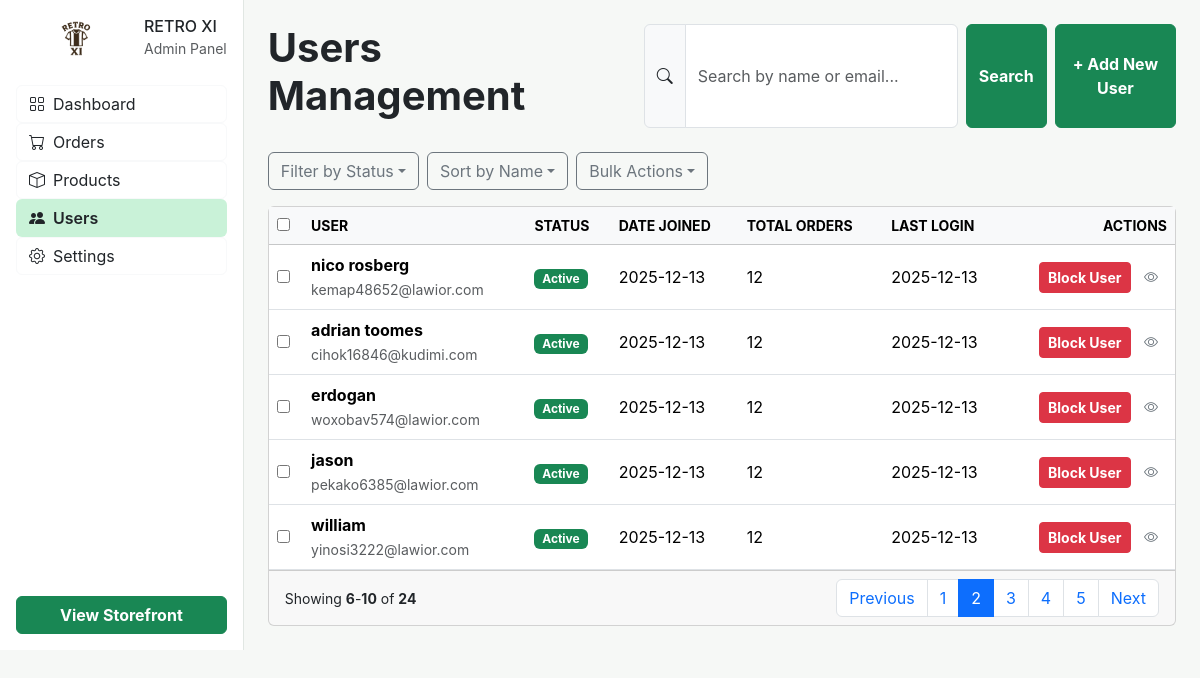
/secret-admin-panel-1729/users/?page=2&search= (signed in), run on the app's committed database.
### user/models.py (models this page shows)
class Customer(AbstractUser):
    email=models.EmailField(unique=True)
    is_blocked=models.BooleanField(default=False)

### adminpanel/views.py (the view)
# urls.py: path('users/',user_list,name='user_list'),
@login_required(login_url='my_login')
@never_cache
def user_list(request):
    if not request.user.is_superuser:
        return redirect('my_login')
    search_query=request.GET.get('search','')
    users=Customer.objects.filter(is_superuser=False).order_by('-id')
    if search_query:
        users=users.filter(Q(email__icontains=search_query)|Q(first_name__icontains=search_query))
    paginator=Paginator(users,5)
    page=request.GET.get('page')
    users_page=paginator.get_page(page)
    return render(request,'admin/user_list.html',{'users':users_page,'search_query':search_query})

### templates/admin/user_list.html (shortened to what this page needs)
{%load static%}
<!DOCTYPE html>
<html lang="en" class="light">
<head>
<link href="https://cdn.jsdelivr.net/npm/bootstrap@5.3.2/dist/css/bootstrap.min.css" rel="stylesheet">
<link href="https://cdn.jsdelivr.net/npm/bootstrap-icons@1.11.1/font/bootstrap-icons.css" rel="stylesheet">
</head>
<body class="text-dark">
<div class="d-flex h-100">
<aside class="bg-white d-flex flex-column justify-content-between p-3">
    <div>
        <div class="d-flex align-items-center gap-2 mb-4">
            <img
  src="{% static 'images/retroxi.png' %}"
  width="45px"
  height="45px"
  alt="Retroxi"
  style="display: block; margin: 0 auto;"
>
            <div>
                <h6 class="mb-0">RETRO XI</h6>
                <small class="text-muted">Admin Panel</small>
            </div>
        </div>
        <ul class="list-unstyled">
            <li><a href="#" class="d-flex align-items-center gap-2 btn btn-outline-light w-100 text-dark"><i class="bi bi-grid"></i> Dashboard</a></li>
            <li><a href="#" class="d-flex align-items-center gap-2 btn btn-outline-light w-100 text-dark"><i class="bi bi-cart"></i> Orders</a></li>
            <li><a href="#" class="d-flex align-items-center gap-2 btn btn-outline-light w-100 text-dark"><i class="bi bi-box"></i> Products</a></li>
            <li><a href="#" class="d-flex align-items-center gap-2 btn sidebar-active w-100 text-dark"><i class="bi bi-people-fill"></i> Users</a></li>
            <li><a href="#" class="d-flex align-items-center gap-2 btn btn-outline-light w-100 text-dark"><i class="bi bi-gear"></i> Settings</a></li>
        </ul>
    </div>
    <button class="btn btn-success w-100 fw-bold">View Storefront</button>
</aside>
<main class="p-4 flex-grow-1 overflow-auto">
    <div class="d-flex flex-column flex-md-row justify-content-between mb-4 gap-3">
        <h1 class="fw-bolder">Users Management</h1>
        <div class="d-flex gap-2">
            <form method="get" class="d-flex gap-2 w-100">
            <div class="input-group w-100">
                <span class="input-group-text"><i class="bi bi-search"></i></span>
                <input class="form-control" type="text" placeholder="Search by name or email..." name="search" value="{{search_query}}">
            </div>
            <button class="btn btn-success fw-bold" type="submit">Search</button>
            </form>
            <button class="btn btn-success fw-bold">+ Add New User</button>
        </div>
    </div>
    <div class="d-flex gap-2 flex-wrap mb-3">
        <button class="btn btn-outline-secondary dropdown-toggle">Filter by Status</button>
        <button class="btn btn-outline-secondary dropdown-toggle">Sort by Name</button>
        <button class="btn btn-outline-secondary dropdown-toggle">Bulk Actions</button>
    </div>
    <div class="card">
        <div class="table-responsive">
            <table class="table align-middle table-hover mb-0">
                <thead class="table-light text-uppercase small">
                    <tr>
                        <th><input type="checkbox" /></th>
                        <th>User</th>
                        <th>Status</th>
                        <th>Date Joined</th>
                        <th>Total Orders</th>
                        <th>Last Login</th>
                        <th class="text-end">Actions</th>
                    </tr>
                </thead>
                <tbody>
                    {%for user in users%}
                    <tr>
                        <td><input type="checkbox" /></td>
                        <td>
                            <strong>{{user.first_name|default:'N/A'}}</strong><br>
                            <small class="text-muted">{{user.email}}</small>
                        </td>
                        <td>
                            {%if user.is_active%}
                            <span class="badge bg-success">Active</span>
                            {%else%}
                            <span class="badge bg-secondary">Inactive</span>
                            {%endif%}
                        </td>
                        <td>{{user.date_joined|date:'Y-m-d'}}</td>
                        <td>12</td>
                        <td>{{user.last_login|date:'Y-m-d'}}</td>
                        <td class="text-end">
                            {%if user.is_blocked%}
                            <button onclick="unblockUser({{user.id}})" class="btn btn-sm btn-success fw-bold">
                                Unblock User
                            </button>
                            {%else%}
                            <button onclick="blockUser({{user.id}})" class="btn btn-sm btn-danger fw-bold">
                                Block User
                            </button>
                            {%endif%}
                            <button class="btn btn-sm text-secondary">
        <i class="bi bi-eye"></i>
    </button>
                        </td>
                    </tr>
                    {%empty%}
                    <tr>
                        <td class="text-center text-muted py-3" colspan="7">
                            NO USERS FOUND
                        </td>
                    </tr>
                    {%endfor%}
                </tbody>
            </table>
        </div>
        <div class="card-footer d-flex justify-content-between align-items-center">
            <span class="small">Showing <strong>{{users.start_index}}</strong>-<strong>{{users.end_index}}</strong> of <strong>{{users.paginator.count}}</strong></span>
            <nav>
                <ul class="pagination mb-0">
                    {%if users.has_previous%}
                    <li class="page-item"><a class="page-link" href="?page={{users.previous_page_number}}&search={{search_query}}">Previous</a></li>
                    {%endif%}
                    {%for num in users.paginator.page_range%}
                        {%if users.number == num%}
                            <li class="page-item active">
                                <span class="page-link">{{num}}</span>
                            </li>
                        {%else%}
                            <li class="page-item">
                                <a class="page-link" href="?page={{num}}&search={{search_query}}">
                                    {{num}}
                                </a>
                            </li>
                        {%endif%}
                    {%endfor%}
                    {%if users.has_next%}
                    <li class="page-item"><a class="page-link" href="?page={{users.next_page_number}}&search={{search_query}}">Next</a></li>
                    {%endif%}
                </ul>
            </nav>
        </div>
    </div>
</main>
</div>
</body>
</html>

### templates/admin/user_list.html (style rules this page uses)
body { font-family: 'Inter', sans-serif; background-color: #f6f8f6; }
aside { width: 256px; border-right: 1px solid #e1e7e3; }
.sidebar-active { background-color: #52d6814f !important; font-weight: 600; }

### data on the page
Customer: first_name "nico rosberg", email "kemap48652@lawior.com", is_active "Active", date_joined "2025-12-13", last_login "2025-12-13"
Customer: first_name "adrian toomes", email "cihok16846@kudimi.com", is_active "Active", date_joined "2025-12-13", last_login "2025-12-13"
Customer: first_name "erdogan", email "woxobav574@lawior.com", is_active "Active", date_joined "2025-12-13", last_login "2025-12-13"
Customer: first_name "jason", email "pekako6385@lawior.com", is_active "Active", date_joined "2025-12-13", last_login "2025-12-13"
Customer: first_name "william", email "yinosi3222@lawior.com", is_active "Active", date_joined "2025-12-13", last_login "2025-12-13"

### other printed values
{{ users.start_index }} "6"
{{ users.end_index }} "10"
{{ users.paginator.count }} "24"
{{ num }} "1" "3" "4" "5"
{{ num }} "2"
